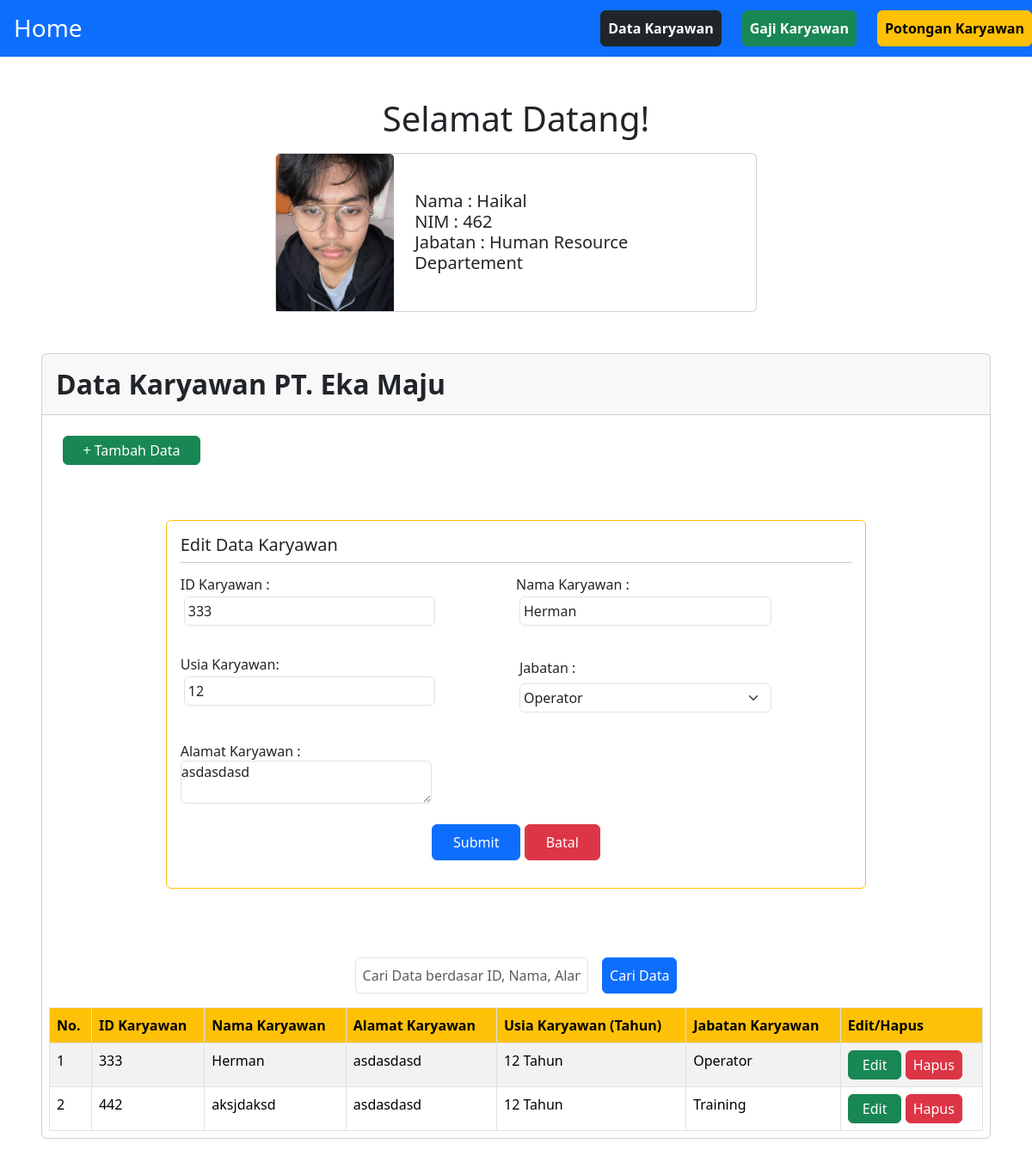
/462_DataKaryawan/index.php?page=edit&idkaryawan=333, run on the app's committed database.
### tables this page shows
CREATE TABLE `data_karyawan` (
  `id_karyawan` int(4) NOT NULL,
  `nama_karyawan` varchar(40) NOT NULL,
  `alamat_karyawan` varchar(255) DEFAULT NULL,
  `usia_karyawan` int(2) NOT NULL,
  `jabatan_karyawan` varchar(20) NOT NULL
);

### 462_DataKaryawan/index.php (the view, shortened to what this page needs)
<?php
    include ('config.php');
    $koneksi = new Lib462();
    $data =$koneksi->tampilData();
    ?>
    <!DOCTYPE html>
    <html lang="en">
    <head>
        <link rel="stylesheet" href="./css/main.css">
        <link rel="stylesheet" href="./css/bootstrap.min.css">
    </head>
    <body>
        <div class="container-fluid">
        <nav class="navbar bg-body-tertiary">
    <div class="container-fluid bg-primary">
        <a class="navbar-brand text-white p-3" href="../">
        <h3>Home</h3>
        </a>
        <div class="d-flex justify-space-between gap-4">
                <a href="../462_DataKaryawan/" class="btn btn-dark fw-bold ms-5 p-2">Data Karyawan</a>
                <a href="../469_GajiKaryawan/" class="btn btn-success fw-bold p-2">Gaji Karyawan</a>
                <a href="../454_PotonganKaryawan/" class="btn btn-warning fw-bold p-2">Potongan Karyawan</a>
            </div>
    </div>
    </nav>
    <div class="container mt-5 d-flex flex-column align-items-center mx-auto">
    <h1 class="mb-3">Selamat Datang!</h1>
    <div class="card" style="width: 35rem;">
    <div class="d-flex">
    <div class="w-25">
    <img src="./assets/haikal.jpeg" class="card-img-top" alt="...">
    </div>
    <div class="card-body align-items-center align-self-center px-4">
        <h5 class="card-text">Nama : Haikal</h5>
        <h5 class="card-text">NIM : 462</h5>
        <h5 class="card-text">Jabatan : Human Resource Departement</h5>
    </div>
    </div>
    </div>
        </div>
        <div class="container-fluid p-5 mx-auto">
            <div class="card">
                <div class="card-header p-3">
                    <h2 class="fw-bold text-dark">Data Karyawan PT. Eka Maju</h2>
                </div>
        <div class="m-2">
        <table class="table table-striped table-bordered">
        <a href="?page=tambah" class="btn py-1 px-3 m-3 btn-success" style="width:10rem;">+ Tambah Data</a>
    <div class="d-flex flex-column justify-content-center mx-auto">
        <?php
            $koneksi->pageShow();
            ?>
        </div>
        <div class ="my-3 d-flex justify-content-center">
            <form method="get">
                <input type="text" class="form-control w-25 p-2" name="462_cari" id="" placeholder="Cari Data berdasar ID, Nama, Alamat, atau Jabatan">
                <button class="btn btn-primary p-2 ms-3">Cari Data</button>
            </form>
        </div>
        <thead>
            <td class="fw-bold bg-warning p-2">No.</td>
            <td class="fw-bold bg-warning p-2">ID Karyawan</td>
            <td class="fw-bold bg-warning p-2">Nama Karyawan</td>
            <td class="fw-bold bg-warning p-2">Alamat Karyawan</td>
            <td class="fw-bold bg-warning p-2">Usia Karyawan (Tahun)</td>
            <td class="fw-bold bg-warning p-2">Jabatan Karyawan</td>
            <td class="fw-bold bg-warning p-2">Edit/Hapus</td>
        </thead>
        <?php
$nomor = 1;
foreach ($data as $data) {
    echo "<tr>";
    echo "<td class='p-2'>" . $nomor . "</td>";
    echo "<td class='p-2'>" . $data['id_karyawan'] . "</td>";
    echo "<td class='p-2'>" . $data['nama_karyawan'] . "</td>";
    echo "<td class='p-2'>" . $data['alamat_karyawan'] . "</td>";
    echo "<td class='p-2'>" . $data['usia_karyawan'] . " Tahun</td>";
    echo "<td class='p-2'>" . $data['jabatan_karyawan'] . "</td>";
    echo "<td class='p-2'> ";
    echo "<a href='?page=edit&idkaryawan=" . $data['id_karyawan'] . "' class='btn py-1 px-3 btn-success'>Edit</a> ";
    echo "<a href='?hapus=" . $data['id_karyawan'] . "' onclick=\"return confirm('Apakah Anda Yakin Menghapus Data Ini?');\" class='btn py-1 px-2 btn-danger'>Hapus</a>";
    echo "</td>";
    echo "</tr>";
    $nomor++;
}
?>
        </table>
        </div>
        </div>
        </div>
        </div>
    </body>
    </html>

### 462_DataKaryawan/edit.php (shortened to what this page needs)
<?php
include_once('config.php');
$edit = new Lib462();
$edit->editData();
$tampil = $edit->ambilData();
?>
<!DOCTYPE html>
<html lang="en">
<head>
    <link rel="stylesheet" href="/css/main.css">
    <link rel="stylesheet" href="/css/bootstrap.min.css">
</head>
<body>
  <form action="" method="post">
  <div class="container-fluid p-3 my-5 w-75 rounded border border-warning align-self-center">
  <div>
  <h5 class="mb-2">Edit Data Karyawan</h5>
  <hr >
</div>
<div class="row">
<div class="my-3 col-md-6">
        <div class="d-flex flex-column w-75">
    <label for="462_nomorinduk"><h6>ID Karyawan :</h6></label>
    <input type="number" class="form-control p-1 m-1" name="462_id" id="" value="<?php echo $tampil[0]['id_karyawan'] ?>" readonly>
    </div>
    </div>
    <div class="my-3 col-md-6">
    <div class="d-flex flex-column w-75">
    <label for="462_nama"><h6>Nama Karyawan :</h6></label>
    <input type="text" class="form-control p-1 m-1" name="462_nama" id="" value="<?php echo $tampil[0]['nama_karyawan'] ?>" required>
    </div>
    </div>
<div class="my-3 col-md-6">
<div class="d-flex flex-column w-75">
    <label for="462_usia"><h6>Usia Karyawan:</h6></label>
    <input type="number" class="form-control p-1 m-1" name="462_usia" maxlength="2" value="<?php echo $tampil[0]['usia_karyawan'] ?>" required>
</div>
    </div>
<div class="my-3 col-md-6 d-flex">
    <div class="d-flex flex-column w-75">
    <label for="462_Jabatan" class="form-label p-1">
        <h6>Jabatan :</h6>
    </label>
    <select  class="form-select p-1 m-1" name="462_jabatan">
      <option value="Operator"<?php echo ($tampil[0]['jabatan_karyawan'] == 'Operator') ? 'selected' : ''; ?>>Operator</option>
    </select>
    </div>
</div>
    <div class="my-3 col-md-6">
        <div class="d-flex flex-column w-75">
    <label for="462_gajipokok"><h6>Alamat Karyawan :</h6></label>
    <textarea name="462_alamat" class="form-control" id="" ><?php echo $tampil[0]['alamat_karyawan'] ?></textarea>
    </div>
    </div>
    </div>
    <div class="text-center mt-2 mb-3">
  <button type="submit" class="btn btn-primary px-4 py-2">Submit</button>
  <a href="?" class="btn btn-danger px-4 py-2">Batal</a>
  </div>
  </form>
</body>
</html>

### 462_DataKaryawan/css/main.css (style rules this page uses)
* { padding: 0 !important; margin: 0 !important; }

### css/main.css (style rules this page uses)
* { padding: 0 !important; margin: 0 !important; }

### data on the page
data_karyawan: id_karyawan "333", nama_karyawan "Herman", usia_karyawan "12", jabatan_karyawan "Operator", alamat_karyawan "asdasdasd"
data_karyawan: id_karyawan "442", nama_karyawan "aksjdaksd", alamat_karyawan "asdasdasd", usia_karyawan "12", jabatan_karyawan "Training"
